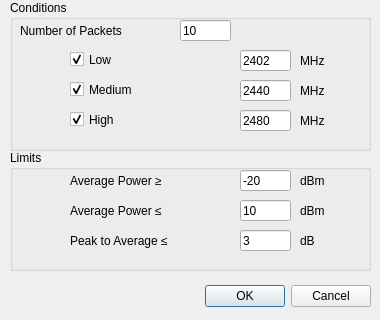
<?xml version="1.0" encoding="UTF-8"?>
<ui version="4.0">
 <class>Setting_OutputPower</class>
 <widget class="QDialog" name="Setting_OutputPower">
  <property name="geometry">
   <rect>
    <x>0</x>
    <y>0</y>
    <width>380</width>
    <height>320</height>
   </rect>
  </property>
  <property name="windowTitle">
   <string>Dialog</string>
  </property>
  <widget class="QDialogButtonBox" name="buttonBox">
   <property name="geometry">
    <rect>
     <x>160</x>
     <y>280</y>
     <width>211</width>
     <height>32</height>
    </rect>
   </property>
   <property name="orientation">
    <enum>Qt::Horizontal</enum>
   </property>
   <property name="standardButtons">
    <set>QDialogButtonBox::Cancel|QDialogButtonBox::Ok</set>
   </property>
  </widget>
  <widget class="QGroupBox" name="group_Conditions">
   <property name="geometry">
    <rect>
     <x>10</x>
     <y>0</y>
     <width>361</width>
     <height>151</height>
    </rect>
   </property>
   <property name="title">
    <string>Conditions</string>
   </property>
   <widget class="QLabel" name="label">
    <property name="geometry">
     <rect>
      <x>10</x>
      <y>20</y>
      <width>141</width>
      <height>21</height>
     </rect>
    </property>
    <property name="text">
     <string>Number of Packets</string>
    </property>
   </widget>
   <widget class="QLineEdit" name="le_PacketsNumber">
    <property name="geometry">
     <rect>
      <x>170</x>
      <y>20</y>
      <width>51</width>
      <height>21</height>
     </rect>
    </property>
    <property name="text">
     <string>10</string>
    </property>
   </widget>
   <widget class="QCheckBox" name="checkBox">
    <property name="geometry">
     <rect>
      <x>60</x>
      <y>50</y>
      <width>91</width>
      <height>19</height>
     </rect>
    </property>
    <property name="text">
     <string>Low</string>
    </property>
    <property name="checked">
     <bool>true</bool>
    </property>
   </widget>
   <widget class="QCheckBox" name="checkBox_2">
    <property name="geometry">
     <rect>
      <x>60</x>
      <y>80</y>
      <width>91</width>
      <height>19</height>
     </rect>
    </property>
    <property name="text">
     <string>Medium</string>
    </property>
    <property name="checked">
     <bool>true</bool>
    </property>
   </widget>
   <widget class="QCheckBox" name="checkBox_3">
    <property name="geometry">
     <rect>
      <x>60</x>
      <y>110</y>
      <width>91</width>
      <height>19</height>
     </rect>
    </property>
    <property name="acceptDrops">
     <bool>false</bool>
    </property>
    <property name="text">
     <string>High</string>
    </property>
    <property name="checked">
     <bool>true</bool>
    </property>
    <property name="tristate">
     <bool>false</bool>
    </property>
   </widget>
   <widget class="QLineEdit" name="le_Low">
    <property name="geometry">
     <rect>
      <x>230</x>
      <y>50</y>
      <width>51</width>
      <height>21</height>
     </rect>
    </property>
    <property name="text">
     <string>2402</string>
    </property>
   </widget>
   <widget class="QLineEdit" name="le_Medium">
    <property name="geometry">
     <rect>
      <x>230</x>
      <y>80</y>
      <width>51</width>
      <height>21</height>
     </rect>
    </property>
    <property name="text">
     <string>2440</string>
    </property>
   </widget>
   <widget class="QLineEdit" name="le_High">
    <property name="geometry">
     <rect>
      <x>230</x>
      <y>110</y>
      <width>51</width>
      <height>21</height>
     </rect>
    </property>
    <property name="text">
     <string>2480</string>
    </property>
   </widget>
   <widget class="QLabel" name="label_2">
    <property name="geometry">
     <rect>
      <x>290</x>
      <y>50</y>
      <width>41</width>
      <height>21</height>
     </rect>
    </property>
    <property name="text">
     <string>MHz</string>
    </property>
   </widget>
   <widget class="QLabel" name="label_3">
    <property name="geometry">
     <rect>
      <x>290</x>
      <y>80</y>
      <width>41</width>
      <height>21</height>
     </rect>
    </property>
    <property name="text">
     <string>MHz</string>
    </property>
   </widget>
   <widget class="QLabel" name="label_4">
    <property name="geometry">
     <rect>
      <x>290</x>
      <y>110</y>
      <width>41</width>
      <height>21</height>
     </rect>
    </property>
    <property name="text">
     <string>MHz</string>
    </property>
   </widget>
  </widget>
  <widget class="QGroupBox" name="group_Limits">
   <property name="geometry">
    <rect>
     <x>10</x>
     <y>150</y>
     <width>361</width>
     <height>121</height>
    </rect>
   </property>
   <property name="title">
    <string>Limits</string>
   </property>
   <widget class="QLabel" name="label_5">
    <property name="geometry">
     <rect>
      <x>60</x>
      <y>20</y>
      <width>141</width>
      <height>21</height>
     </rect>
    </property>
    <property name="text">
     <string>Average Power ≥</string>
    </property>
   </widget>
   <widget class="QLineEdit" name="le_OverAveragePower">
    <property name="geometry">
     <rect>
      <x>230</x>
      <y>20</y>
      <width>51</width>
      <height>21</height>
     </rect>
    </property>
    <property name="text">
     <string>-20</string>
    </property>
   </widget>
   <widget class="QLineEdit" name="le_LessAveragePower">
    <property name="geometry">
     <rect>
      <x>230</x>
      <y>50</y>
      <width>51</width>
      <height>21</height>
     </rect>
    </property>
    <property name="text">
     <string>10</string>
    </property>
   </widget>
   <widget class="QLineEdit" name="le_LessPeakToAverage">
    <property name="geometry">
     <rect>
      <x>230</x>
      <y>80</y>
      <width>51</width>
      <height>21</height>
     </rect>
    </property>
    <property name="text">
     <string>3</string>
    </property>
   </widget>
   <widget class="QLabel" name="label_6">
    <property name="geometry">
     <rect>
      <x>290</x>
      <y>20</y>
      <width>41</width>
      <height>21</height>
     </rect>
    </property>
    <property name="text">
     <string>dBm</string>
    </property>
   </widget>
   <widget class="QLabel" name="label_9">
    <property name="geometry">
     <rect>
      <x>60</x>
      <y>50</y>
      <width>141</width>
      <height>21</height>
     </rect>
    </property>
    <property name="text">
     <string>Average Power ≤</string>
    </property>
   </widget>
   <widget class="QLabel" name="label_10">
    <property name="geometry">
     <rect>
      <x>60</x>
      <y>80</y>
      <width>151</width>
      <height>21</height>
     </rect>
    </property>
    <property name="text">
     <string>Peak to Average ≤</string>
    </property>
   </widget>
   <widget class="QLabel" name="label_11">
    <property name="geometry">
     <rect>
      <x>290</x>
      <y>50</y>
      <width>41</width>
      <height>21</height>
     </rect>
    </property>
    <property name="text">
     <string>dBm</string>
    </property>
   </widget>
   <widget class="QLabel" name="label_12">
    <property name="geometry">
     <rect>
      <x>290</x>
      <y>80</y>
      <width>41</width>
      <height>21</height>
     </rect>
    </property>
    <property name="text">
     <string>dB</string>
    </property>
   </widget>
  </widget>
 </widget>
 <resources/>
 <connections>
  <connection>
   <sender>buttonBox</sender>
   <signal>accepted()</signal>
   <receiver>Setting_OutputPower</receiver>
   <slot>accept()</slot>
   <hints>
    <hint type="sourcelabel">
     <x>248</x>
     <y>254</y>
    </hint>
    <hint type="destinationlabel">
     <x>157</x>
     <y>274</y>
    </hint>
   </hints>
  </connection>
  <connection>
   <sender>buttonBox</sender>
   <signal>rejected()</signal>
   <receiver>Setting_OutputPower</receiver>
   <slot>reject()</slot>
   <hints>
    <hint type="sourcelabel">
     <x>316</x>
     <y>260</y>
    </hint>
    <hint type="destinationlabel">
     <x>286</x>
     <y>274</y>
    </hint>
   </hints>
  </connection>
 </connections>
</ui>
